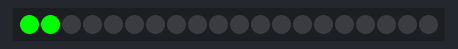
Bench run of a sketch on a simulated Arduino Uno, built with avr-gcc and run on an emulated ATmega328P. Shown: 20 RGB LEDs in strip order, left to right.

Above: at 0.3 s.
At 1.1 s:
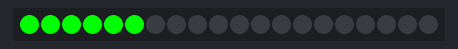
At 2.11 s:
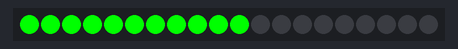
At 3.9 s:
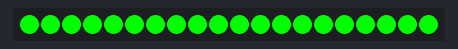
At 6.1 s:
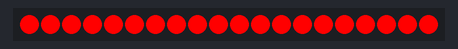
At 8.1 s:
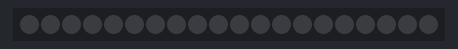

The sketch:

neopixel_strip_example.ino
```cpp
/*
 * This file contains an example of code that controls a Neopixel LED strip.
 * It runs through a sequence of actions:
 *  1. Turn the first 20 LEDS on, one at a time, in green.
 *  2. Turn the first 20 LEDS on all at once, in red.
 *  3. Turn all the LEDS off.
 *
 * Before running this code, you must install the "Adafruit NeoPixel" library:
 *  1. Open the Library Manager from the left sidebar, and search for "Adafruit Neopixel"
 *  2. Select "Adafruit NeoPixel" - it should be the first result.
 *     2a. Note you DON'T want "Adafruit DMA neopixel library" or "Adafruit NeoMatrix", or
 *         any other similarly named library. Make sure you get the one named "Adafruit Neopixel".
 *  More in-depth instructions for library installation:
 *  https://learn.adafruit.com/adafruit-neopixel-uberguide/arduino-library-installation
 *
 *  Tutorial on the NeoPixel library:
 *  https://learn.adafruit.com/adafruit-neopixel-uberguide/arduino-library-use
 *
 *  Exhaustive documentation of the NeoPixel library:
 *  https://adafruit.github.io/Adafruit_NeoPixel/html/class_adafruit___neo_pixel.html
 *
*/

#include <Adafruit_NeoPixel.h>

int PIN_NEO_PIXEL = 10;   // Arduino pin that connects to NeoPixel
int NUM_PIXELS = 20;  // The number of LEDs (pixels) on NeoPixel

Adafruit_NeoPixel pixels(NUM_PIXELS, PIN_NEO_PIXEL, NEO_GRB + NEO_KHZ800);

void setup() {
    pixels.begin(); // Initialize the neopixel strip - this is required
}

void loop() {
  pixels.clear(); // set all pixel colors to 'off'. It only takes effect if pixels.show() is called
  pixels.show();

  // turn pixels to green one by one with delay between each pixel
  for (int pixel = 0; pixel < NUM_PIXELS; pixel++) { // for each pixel
    pixels.setPixelColor(pixel, pixels.Color(0, 255, 0)); // it only takes effect if pixels.show() is called
    pixels.show();   // send the updated pixel colors to the NeoPixel hardware.
    delay(200); // pause between each pixel
  }
  delay(2000);

  // turn on all pixels to red at the same time for two seconds
  for (int pixel = 0; pixel < NUM_PIXELS; pixel++) { // for each pixel
    pixels.setPixelColor(pixel, pixels.Color(255, 0, 0)); // it only takes effect if pixels.show() is called
  }
  pixels.show(); // send the updated pixel colors to the NeoPixel hardware.
  delay(2000);     // on time

  // turn off all pixels for one seconds
  pixels.clear();
  pixels.show(); // send the updated pixel colors to the NeoPixel hardware.
  delay(2000);     // off time
}
```

Measured:
- by itself, everything shown: repeats every 10.0 s, in 22 steps
- what the display in image 3 shows lasts 2.2 s, from 3.8 s to 6.0 s
- what the display in image 4 shows lasts 2.0 s, from 6.0 s to 8.0 s
